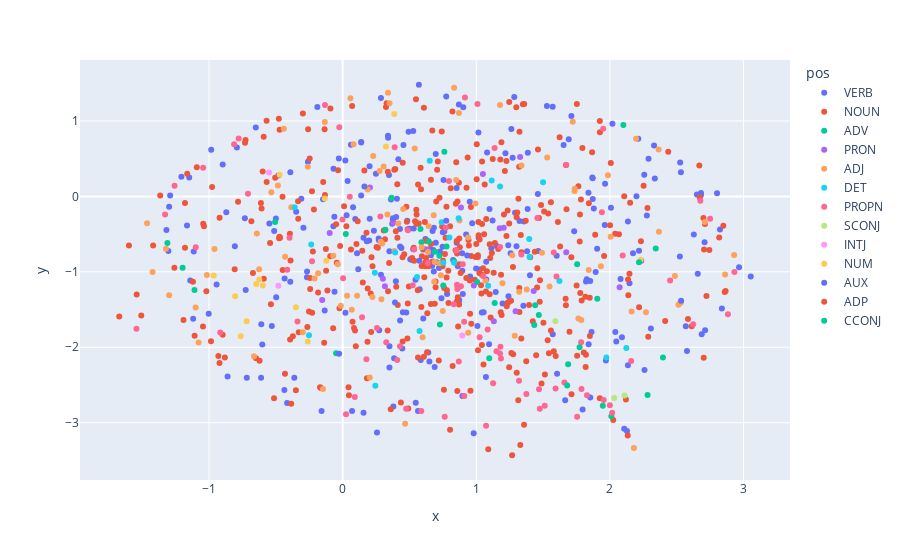

Here is the notebook cell this chart was saved with:
### Code cell
px.scatter(Span_COORDS.reset_index(), 'x', 'y',
          hover_name = 'term_str', 
          color = 'pos')

### Figure 1 — Plotly figure (JSON) as saved in the notebook; plotly's stock layout.template omitted (floating-point values rounded to 4 significant figures; data arrays with more than 128 entries replaced by an {"elided": "..."} marker saying what was removed)
{"data": [{"hovertemplate": "<b>%{hovertext}</b><br><br>pos=VERB<br>x=%{x}<br>y=%{y}<extra></extra>", "hovertext": {"elided": "259 str values"}, "legendgroup": "VERB", "marker": {"color": "#636efa", "symbol": "circle"}, "mode": "markers", "name": "VERB", "orientation": "v", "showlegend": true, "type": "scatter", "x": {"elided": "259 float values"}, "xaxis": "x", "y": {"elided": "259 float values"}, "yaxis": "y"}, {"hovertemplate": "<b>%{hovertext}</b><br><br>pos=NOUN<br>x=%{x}<br>y=%{y}<extra></extra>", "hovertext": {"elided": "395 str values"}, "legendgroup": "NOUN", "marker": {"color": "#EF553B", "symbol": "circle"}, "mode": "markers", "name": "NOUN", "orientation": "v", "showlegend": true, "type": "scatter", "x": {"elided": "395 float values"}, "xaxis": "x", "y": {"elided": "395 float values"}, "yaxis": "y"}, {"hovertemplate": "<b>%{hovertext}</b><br><br>pos=ADV<br>x=%{x}<br>y=%{y}<extra></extra>", "hovertext": ["acaso", "acá", "adelante", "ahora", "allá", "allí", "aquí", "asimismo", "así", "aun", "bien", "casi", "cerca", "cuán", "debajo", "delante", "dentro", "encima", "especialmente", "finalmente", "hoy", "luego", "mal", "nunca", "primero", "quizá", "siempre", "solo", "tambien", "tan", "tarde", "todavía"], "legendgroup": "ADV", "marker": {"color": "#00cc96", "symbol": "circle"}, "mode": "markers", "name": "ADV", "orientation": "v", "showlegend": true, "type": "scatter", "x": [0.7613, -1.198, 1.097, 1.468, 2.343, 1.688, 1.947, 0.5828, 2.011, 1.006, 1.906, 0.7777, 0.3655, 1.755, 0.3187, 0.5901, 0.6447, 2.101, -1.311, 0.7242, 0.02359, 0.7279, 1.441, 0.6911, 0.7528, -0.5057, 0.8347, 1.434, 1.138, 2.397, -1.109, -0.04874], "xaxis": "x", "y": [0.5901, -0.9448, -2.147, -1.572, -0.6917, -2.225, -2.777, -0.4327, -2.914, -1.134, -1.358, -0.6637, -0.01846, -0.8985, -0.4454, -0.6082, -0.5978, 0.9447, -0.6192, -0.7876, -0.498, -1.699, -1.442, -0.7351, -1.182, -0.3406, -0.8604, -1.704, -1.412, -2.134, -1.239, -2.078], "yaxis": "y"}, {"hovertemplate": "<b>%{hovertext}</b><br><br>pos=PRON<br>x=%{x}<br>y=%{y}<extra></extra>", "hovertext": ["adonde", "adónde", "aquello", "aquellos", "conmigo", "consigo", "cuales", "cualquiera", "cuantos", "cuya", "cuyo", "cuál", "cómo", "dónde", "ello", "nadie", "ninguno", "quién"], "legendgroup": "PRON", "marker": {"color": "#ab63fa", "symbol": "circle"}, "mode": "markers", "name": "PRON", "orientation": "v", "showlegend": true, "type": "scatter", "x": [1.176, -0.1529, 0.3166, 0.3785, 1.206, -0.09679, 1.132, 1.328, 1.05, 1.294, 2.073, 0.2043, 1.43, 1.673, 0.8857, 0.9819, 0.3011, 0.6342], "xaxis": "x", "y": [-0.4228, -1.374, -1.191, -0.3447, -0.4142, -0.4838, -1.655, 0.5227, 0.2953, -1.522, -1.204, 0.1176, -1.254, -0.7395, -0.1468, -1.18, -1.092, -0.7033], "yaxis": "y"}, {"hovertemplate": "<b>%{hovertext}</b><br><br>pos=ADJ<br>x=%{x}<br>y=%{y}<extra></extra>", "hovertext": ["alegre", "alguacil", "apénas", "baja", "buen", "buena", "buenas", "bueno", "buenos", "cierto", "clara", "conel", "conocido", "contento", "dado", "debia", "descubierto", "desdichada", "desmayada", "despues", "destas", "desto", "discreta", "discreto", "ducados", "efeto", "enamorado", "entrado", "españoles", "estais", "famoso", "forzoso", "gran", "grande", "grandes", "haria", "hecho", "herido", "hermosa", "imposible", "infinitas", "junto", "juntos", "largo", "liberal", "libre", "llegado", "llena", "llevado", "mala", "malo", "mayor", "mayores", "mejor", "mejores", "menor", "muerta", "muerto", "natural", "nueva", "nuevas", "nuevo", "pasado", "pequeño", "plática", "pobre", "pobres", "podria", "posible", "presente", "presentes", "presto", "primera", "principal", "puesta", "querido", "querria", "real", "reales", "rica", "rico", "ricos", "sabia", "segundo", "seguro", "servido", "sola", "solas", "tomado", "verdadera", "verdadero", "vestido", "vieja", "viejo", "vuesa", "vuesas"], "legendgroup": "ADJ", "marker": {"color": "#FFA15A", "symbol": "circle"}, "mode": "markers", "name": "ADJ", "orientation": "v", "showlegend": true, "type": "scatter", "x": [2.71, -0.07015, 0.9393, 1.986, 0.9943, 0.4534, 0.4169, 0.7269, 1.491, 0.4678, 0.5393, 2.196, 1.842, 0.2967, 2.163, 2.367, 0.8705, 2.365, 0.2029, 0.3877, -0.4403, 2.486, 2.514, 1.178, -0.9589, -1.016, 0.08195, -1.299, -0.6638, 2.93, -0.01376, -0.133, 1.549, 1.07, 1.27, -0.4305, 1.786, 1.531, 0.6442, -0.2606, 0.2768, 0.06827, 1.764, 2.862, 0.0584, -0.1836, -1.078, -0.2983, 1.736, 0.6814, 1.722, 0.6392, 0.3511, 1.321, -1.464, -0.3844, 0.8346, -0.03651, 0.03356, 0.8752, 0.3353, 0.7352, 1.933, -1.423, 0.1085, 0.7495, -0.21, -1.323, 0.9398, 0.1873, 2.53, 0.5985, 0.2849, 1.196, 0.8499, 1.288, -0.4844, -1.1, 0.2287, -0.1471, 0.2903, 2.27, 0.6856, 2.006, -0.6418, -0.5337, 0.5915, 0.3396, 1.737, 0.3071, -0.6248, 0.6889, 0.2228, 1.378, 2.18, 1.338], "xaxis": "x", "y": [-0.3402, -0.7871, -0.5443, 0.2804, -0.09458, -0.1671, -0.36, -0.8861, -0.7465, -3.013, 0.6335, 0.7651, -0.9761, -0.6253, -1.528, -0.4674, 1.105, 0.6229, -2.402, -0.7249, 0.8971, -1.056, -1.437, 1.212, -0.6982, -1.042, 0.691, -1.31, -2.119, -0.7763, -1.451, 0.9858, -1.196, -1.118, -0.7816, -0.7987, -1.64, 0.5158, -0.3943, 0.3918, 0.3375, -1.501, -1.618, -1.034, 1.3, -1.017, -1.938, -1.802, 0.07013, -0.2508, 0.9908, -0.737, 1.236, -1.264, -0.3567, -0.1425, 1.439, -0.9002, -1.318, -0.3191, -0.2387, -1.046, -0.9268, -1.003, -1.316, -1.521, -1.087, -0.694, -1.809, 0.09062, -1.411, -1.869, -0.6001, -1.151, 0.2186, -1.848, 0.145, -1.473, 0.536, -2.555, -1.365, -1.535, -1.131, -0.5353, -0.4921, 0.05399, -0.6754, 1.375, 0.09963, 0.3948, -0.9642, -0.8688, -1.335, -1.234, -3.335, 0.4092], "yaxis": "y"}, {"hovertemplate": "<b>%{hovertext}</b><br><br>pos=DET<br>x=%{x}<br>y=%{y}<extra></extra>", "hovertext": ["alguna", "alguno", "aquel", "aquella", "aquellas", "cada", "misma", "mismo", "mismos", "mucha", "muchas", "ninguna", "poca", "pocas", "pocos", "tal", "tales", "tanta", "tantas", "tantos", "toda", "todas", "unas"], "legendgroup": "DET", "marker": {"color": "#19d3f3", "symbol": "circle"}, "mode": "markers", "name": "DET", "orientation": "v", "showlegend": true, "type": "scatter", "x": [1.397, 1.089, 1.623, 1.5, 0.5756, 0.7989, 0.3933, 1.399, -0.2351, 0.7534, 0.6518, 1.178, -0.2518, 0.2445, -0.3589, 1.974, 0.834, 0.2413, 0.868, 1.116, 0.7409, 2.123, 0.5571], "xaxis": "x", "y": [-0.5654, -1.186, -1.121, 0.1867, -1.784, -0.5461, -0.7433, -0.8047, -0.6383, -0.8808, 0.4735, 0.1301, -1.841, -2.511, -0.1443, -2.136, -0.8798, -1.013, -0.2913, 0.2111, -0.3416, -2.009, -1.07], "yaxis": "y"}, {"hovertemplate": "<b>%{hovertext}</b><br><br>pos=PROPN<br>x=%{x}<br>y=%{y}<extra></extra>", "hovertext": ["alí", "andres", "antonio", "argüello", "avendaño", "berganza", "camacha", "cariharta", "carriazo", "carrizales", "chiquiznaque", "cipion", "clemente", "clotaldo", "cornelia", "cornelio", "cortadillo", "cortado", "costanza", "d", "della", "desu", "dias", "diego", "dios", "donaire", "doña", "españa", "estefanía", "ferrara", "flándes", "francia", "fregona", "halima", "hazan", "iglesia", "ilustre", "imágen", "isabela", "italia", "jamas", "jitanilla", "juan", "leocadia", "leonisa", "leonora", "llegóse", "loaysa", "lope", "lorenzo", "luis", "lóndres", "madrid", "mahamut", "majestad", "marco", "mas", "menester", "meson", "mia", "monipodio", "pedro", "peralta", "pié", "preciosa", "rafael", "razon", "repolido", "rey", "ricardo", "ricaredo", "rincon", "rinconete", "rodolfo", "roma", "salamanca", "san", "santa", "sepa", "sevilla", "tenia", "teodosia", "toledo", "tomas", "venia", "vidriera", "vos", "yque"], "legendgroup": "PROPN", "marker": {"color": "#FF6692", "symbol": "circle"}, "mode": "markers", "name": "PROPN", "orientation": "v", "showlegend": true, "type": "scatter", "x": [1.457, 1.829, 0.5887, -0.1324, 1.513, 0.4294, 0.7641, 0.9154, -0.001179, 0.3263, -0.7779, 2.932, 2.677, 1.47, 1.085, 0.2568, -1.258, -0.3971, 0.8854, 1.476, 1.053, 0.003534, -1.543, -1.099, 1.954, 2.624, 0.09096, 0.6375, 1.94, 0.1781, -0.9158, 2.884, 1.185, 1.58, 0.7955, 2.75, 2.096, 1.673, 2.0, 0.05363, 1.179, 2.451, 1.178, 0.8559, 1.594, 0.5352, -0.2289, 0.9094, 1.338, 1.66, 0.4086, -1.044, -0.02507, 1.127, 1.6, 0.8696, 2.16, 0.4884, 1.32, 1.025, 1.375, 0.02558, 1.073, 0.7725, 1.755, 0.5247, 1.785, -0.338, 0.3896, 0.2825, 1.788, 0.9107, 1.009, 0.8316, 1.95, -0.7084, -0.8121, 0.1453, 1.138, 0.851, 1.181, 0.8591, -0.4146, 1.151, 0.899, 0.4758, 2.017, -1.329], "xaxis": "x", "y": [-0.2871, -2.636, -2.846, 1.211, -2.775, -1.986, -2.922, 1.312, -0.3062, -1.934, 0.7682, -1.003, -0.05777, -2.555, -1.764, -1.743, 0.1399, -0.5471, -1.19, -2.816, -1.059, -1.085, -1.756, -0.6726, -2.698, -1.694, -2.659, -0.8828, -0.2119, -2.16, -1.803, -1.562, -2.149, -0.7426, 0.2043, -0.2958, -0.7846, 0.4175, -2.769, -0.004182, -0.6712, -1.115, -2.083, -1.172, -2.548, -0.7036, -0.8592, -1.663, -0.7713, -2.467, -2.17, 0.3793, 0.9156, -2.478, -1.061, -2.187, -2.184, -0.4494, -2.445, -1.866, -2.618, -2.886, -3.04, -0.4152, -2.92, -1.177, -1.934, -1.66, 0.6514, -0.2668, -2.555, -2.645, 1.226, -1.429, 0.8964, 0.03603, 0.6917, -1.603, 0.6409, -0.7186, -1.994, -1.228, -0.972, -2.053, -0.899, -2.814, -2.869, -0.2401], "yaxis": "y"}, {"hovertemplate": "<b>%{hovertext}</b><br><br>pos=SCONJ<br>x=%{x}<br>y=%{y}<extra></extra>", "hovertext": ["aunque", "pues", "si"], "legendgroup": "SCONJ", "marker": {"color": "#B6E880", "symbol": "circle"}, "mode": "markers", "name": "SCONJ", "orientation": "v", "showlegend": true, "type": "scatter", "x": [1.592, 2.033, 2.11], "xaxis": "x", "y": [-1.657, -2.673, -2.64], "yaxis": "y"}, {"hovertemplate": "<b>%{hovertext}</b><br><br>pos=INTJ<br>x=%{x}<br>y=%{y}<extra></extra>", "hovertext": ["ay", "oh", "tí"], "legendgroup": "INTJ", "marker": {"color": "#FF97FF", "symbol": "circle"}, "mode": "markers", "name": "INTJ", "orientation": "v", "showlegend": true, "type": "scatter", "x": [-0.5506, 0.8953, -0.4808], "xaxis": "x", "y": [0.3155, -1.844, -1.186], "yaxis": "y"}, {"hovertemplate": "<b>%{hovertext}</b><br><br>pos=NUM<br>x=%{x}<br>y=%{y}<extra></extra>", "hovertext": ["cinco", "cuatro", "delas", "diez", "doce", "dos", "media", "mil", "ocho", "quince", "seis", "siete", "treinta", "tres", "veinte"], "legendgroup": "NUM", "marker": {"color": "#FECB52", "symbol": "circle"}, "mode": "markers", "name": "NUM", "orientation": "v", "showlegend": true, "type": "scatter", "x": [-0.4718, -0.7184, 2.231, -0.1333, -0.8044, -0.7628, 0.3865, -0.6471, -0.6239, -0.9651, -0.122, -0.2608, 0.3242, -0.3497, -0.5971], "xaxis": "x", "y": [0.2871, -1.655, -0.8392, -0.02872, -1.325, -1.854, 1.093, -1.162, -1.102, -1.049, -0.8531, -1.923, 0.6613, -1.471, -1.182], "yaxis": "y"}, {"hovertemplate": "<b>%{hovertext}</b><br><br>pos=AUX<br>x=%{x}<br>y=%{y}<extra></extra>", "hovertext": ["debe", "dél", "haber", "podrá", "podré", "pudiera", "pudo", "pueda", "puede", "pueden", "puedes", "puedo", "querer", "ser", "sido", "siendo"], "legendgroup": "AUX", "marker": {"color": "#636efa", "symbol": "circle"}, "mode": "markers", "name": "AUX", "orientation": "v", "showlegend": true, "type": "scatter", "x": [1.733, 0.5737, 0.9322, -0.1342, -0.02679, 0.03715, 0.3768, 1.385, 0.9695, 0.1633, 0.547, 0.451, 2.533, 2.259, 0.7754, 0.3917], "xaxis": "x", "y": [-0.4612, -0.8534, -0.7827, -1.512, -2.088, 0.2038, -0.2888, -0.1683, -0.3575, 0.1305, -2.735, -1.536, -1.384, -2.302, -0.3227, -1.407], "yaxis": "y"}, {"hovertemplate": "<b>%{hovertext}</b><br><br>pos=ADP<br>x=%{x}<br>y=%{y}<extra></extra>", "hovertext": ["do", "hacia", "tras"], "legendgroup": "ADP", "marker": {"color": "#EF553B", "symbol": "circle"}, "mode": "markers", "name": "ADP", "orientation": "v", "showlegend": true, "type": "scatter", "x": [0.661, 0.6155, 0.1031], "xaxis": "x", "y": [0.2214, -0.3399, -0.6326], "yaxis": "y"}, {"hovertemplate": "<b>%{hovertext}</b><br><br>pos=CCONJ<br>x=%{x}<br>y=%{y}<extra></extra>", "hovertext": ["sino", "á", "é", "ó"], "legendgroup": "CCONJ", "marker": {"color": "#00cc96", "symbol": "circle"}, "mode": "markers", "name": "CCONJ", "orientation": "v", "showlegend": true, "type": "scatter", "x": [1.773, 1.68, 2.218, 2.282], "xaxis": "x", "y": [-2.001, -2.507, -0.8745, -2.631], "yaxis": "y"}], "layout": {"autosize": true, "legend": {"title": {"text": "pos"}, "tracegroupgap": 0}, "margin": {"t": 60}, "xaxis": {"anchor": "y", "autorange": true, "domain": [0, 1], "range": [-1.959, 3.342], "title": {"text": "x"}, "type": "linear"}, "yaxis": {"anchor": "x", "autorange": true, "domain": [0, 1], "range": [-3.812, 1.86], "title": {"text": "y"}, "type": "linear"}}}
